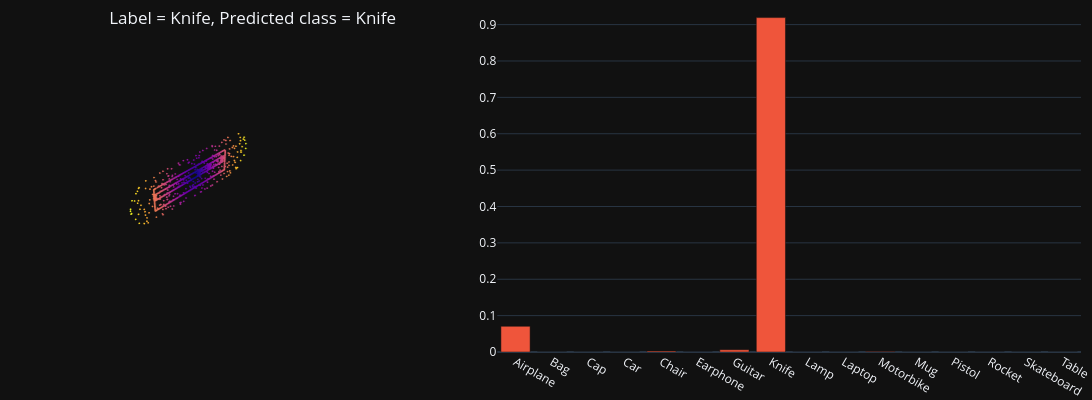

Notebook code for this chart:
### Markdown cell above
## Test on individual items

### Code cell
# Random test sample
test_sample = test_set[np.random.choice(np.arange(len(test_set)))]
batch_dict = collate_fn([test_sample])
x = batch_dict['points'].transpose(1, 2).to(device)

# Get model predictions
model_preds, _ = classifier(x)
predicted_class = torch.argmax(model_preds, axis=1).detach().cpu().numpy()[0]
predicted_class_name = class_id_name_map[predicted_class]
pred_class_probs = F.softmax(model_preds.flatten(), dim=None).detach().cpu().numpy()

# plot results
title = f"Label = {test_sample['class_name']}, Predicted class = {predicted_class_name}"
fig = make_subplots(rows=1, cols=2, specs=[[{"type": "scatter3d"}, {}]], column_widths=[0.4, 0.6])
fig.update_layout(template="plotly_dark", scene=PCD_SCENE, height = 400, width = 1200,
                title=title, title_x=0.1, title_y=0.97, margin=dict(r=0, b=0, l=0, t=0))    
fig.add_trace(plot_pc_data3d(x=test_sample['points'][:,0], y=test_sample['points'][:,1], z=test_sample['points'][:,2]), row=1, col=1)
fig.add_trace(go.Bar(x=list(class_name_id_map.keys()), y=pred_class_probs, showlegend=False), row=1, col=2)
fig.show()

### Figure 1 — Plotly figure (JSON) as saved in the notebook; plotly's stock layout.template omitted (floating-point values rounded to 4 significant figures; data arrays with more than 128 entries replaced by an {"elided": "..."} marker saying what was removed)
{"data": [{"hoverinfo": "skip", "marker": {"color": {"elided": "2500 float values"}, "opacity": 1, "size": 1}, "mode": "markers", "scene": "scene", "showlegend": false, "type": "scatter3d", "x": {"elided": "2500 float values"}, "y": {"elided": "2500 float values"}, "z": {"elided": "2500 float values"}}, {"showlegend": false, "type": "bar", "x": ["Airplane", "Bag", "Cap", "Car", "Chair", "Earphone", "Guitar", "Knife", "Lamp", "Laptop", "Motorbike", "Mug", "Pistol", "Rocket", "Skateboard", "Table"], "xaxis": "x", "y": [0.07062, 2.161e-05, 1.744e-05, 1.403e-05, 0.002573, 1.299e-05, 0.006246, 0.9193, 1.306e-05, 1.167e-05, 0.001108, 1.692e-05, 1.671e-05, 1.289e-05, 1.783e-05, 1.46e-05], "yaxis": "y"}], "layout": {"height": 400, "margin": {"b": 0, "l": 0, "r": 0, "t": 0}, "scene": {"aspectmode": "data", "domain": {"x": [0, 0.36], "y": [0, 1]}, "xaxis": {"visible": false}, "yaxis": {"visible": false}, "zaxis": {"visible": false}}, "title": {"text": "Label = Knife, Predicted class = Knife", "x": 0.1, "y": 0.97}, "width": 1200, "xaxis": {"anchor": "y", "domain": [0.46, 1]}, "yaxis": {"anchor": "x", "domain": [0, 1]}}}
